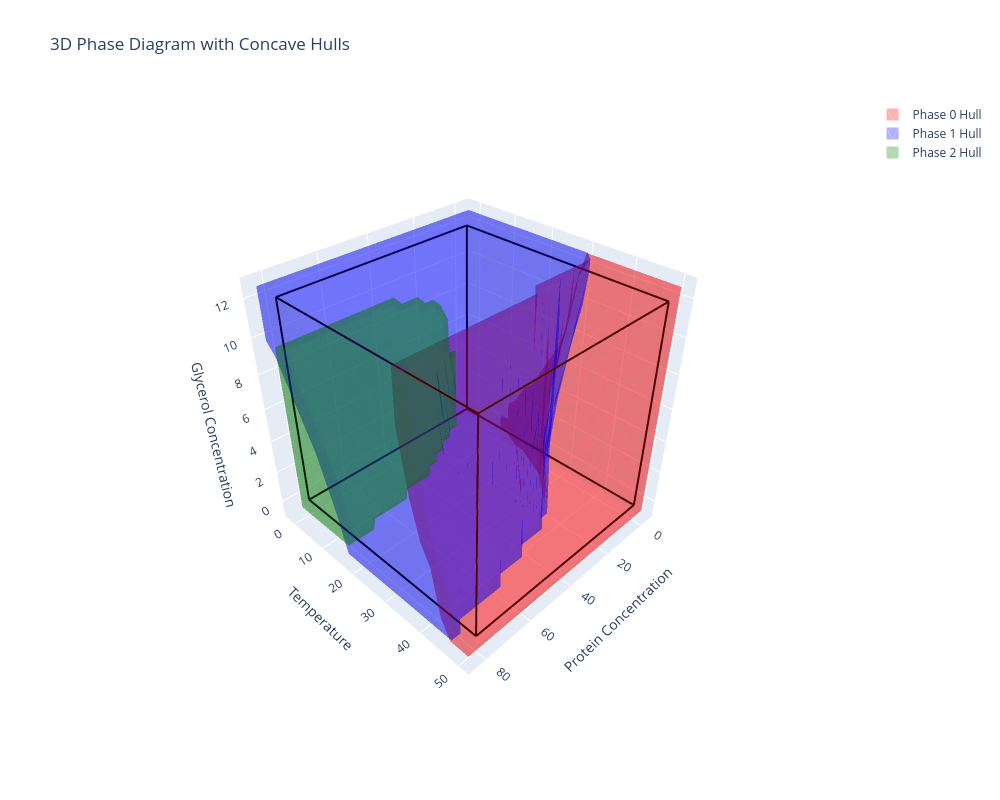

Here is the notebook cell this chart was saved with:
### Code cell
# Create a 3D scatter plot with plotly
fig = go.Figure()

# Add points for each phase with different colors
colors = ['red', 'blue', 'green']
phase_names = ['Phase 0', 'Phase 1', 'Phase 2']

# Add hull meshes if they exist
for i, hull in enumerate(inst_client.hulls.values()):
    if hasattr(hull, 'vertices') and hasattr(hull, 'faces'):
        vertices = hull.vertices
        faces = hull.faces
        
        fig.add_trace(go.Mesh3d(
            x=vertices[:, 0],
            y=vertices[:, 1], 
            z=vertices[:, 2],
            i=faces[:, 0],
            j=faces[:, 1],
            k=faces[:, 2],
            color=colors[i],
            opacity=0.3,
            name=f'{phase_names[i]} Hull',
            showlegend=True
        ))
# Add cube wireframe from (0,0,0) to (80,40,12)
cube_vertices = [
    [0, 0, 0], [80, 0, 0], [80, 50, 0], [0, 50, 0],  # bottom face
    [0, 0, 12], [80, 0, 12], [80, 50, 12], [0, 50, 12]  # top face
]

# Define the edges of the cube
cube_edges = [
    # Bottom face edges
    [0, 1], [1, 2], [2, 3], [3, 0],
    # Top face edges  
    [4, 5], [5, 6], [6, 7], [7, 4],
    # Vertical edges
    [0, 4], [1, 5], [2, 6], [3, 7]
]

# Add each edge as a line
for edge in cube_edges:
    p1, p2 = cube_vertices[edge[0]], cube_vertices[edge[1]]
    fig.add_trace(go.Scatter3d(
        x=[p1[0], p2[0]],
        y=[p1[1], p2[1]],
        z=[p1[2], p2[2]],
        mode='lines',
        line=dict(color='black', width=4),
        showlegend=False
    ))

fig.update_layout(
    title='3D Phase Diagram with Concave Hulls',
    scene=dict(
        xaxis_title='Protein Concentration',
        yaxis_title='Temperature',
        zaxis_title='Glycerol Concentration',
        camera=dict(
            eye=dict(x=1.5, y=1.5, z=1.5)
        )
    ),
    width=1000,
    height=800
)

fig.show()

### Figure 1 — Plotly figure (JSON) as saved in the notebook; plotly's stock layout.template omitted (floating-point values rounded to 4 significant figures; data arrays with more than 128 entries replaced by an {"elided": "..."} marker saying what was removed)
{"data": [{"color": "red", "i": {"elided": "3348 int values"}, "j": {"elided": "3348 int values"}, "k": {"elided": "3348 int values"}, "name": "Phase 0 Hull", "opacity": 0.3, "showlegend": true, "type": "mesh3d", "x": {"elided": "1675 float values"}, "y": {"elided": "1675 float values"}, "z": {"elided": "1675 float values"}}, {"color": "blue", "i": {"elided": "3832 int values"}, "j": {"elided": "3832 int values"}, "k": {"elided": "3832 int values"}, "name": "Phase 1 Hull", "opacity": 0.3, "showlegend": true, "type": "mesh3d", "x": {"elided": "1918 float values"}, "y": {"elided": "1918 float values"}, "z": {"elided": "1918 float values"}}, {"color": "green", "i": {"elided": "1430 int values"}, "j": {"elided": "1430 int values"}, "k": {"elided": "1430 int values"}, "name": "Phase 2 Hull", "opacity": 0.3, "showlegend": true, "type": "mesh3d", "x": {"elided": "717 float values"}, "y": {"elided": "717 float values"}, "z": {"elided": "717 float values"}}, {"line": {"color": "black", "width": 4}, "mode": "lines", "showlegend": false, "type": "scatter3d", "x": [0, 80], "y": [0, 0], "z": [0, 0]}, {"line": {"color": "black", "width": 4}, "mode": "lines", "showlegend": false, "type": "scatter3d", "x": [80, 80], "y": [0, 50], "z": [0, 0]}, {"line": {"color": "black", "width": 4}, "mode": "lines", "showlegend": false, "type": "scatter3d", "x": [80, 0], "y": [50, 50], "z": [0, 0]}, {"line": {"color": "black", "width": 4}, "mode": "lines", "showlegend": false, "type": "scatter3d", "x": [0, 0], "y": [50, 0], "z": [0, 0]}, {"line": {"color": "black", "width": 4}, "mode": "lines", "showlegend": false, "type": "scatter3d", "x": [0, 80], "y": [0, 0], "z": [12, 12]}, {"line": {"color": "black", "width": 4}, "mode": "lines", "showlegend": false, "type": "scatter3d", "x": [80, 80], "y": [0, 50], "z": [12, 12]}, {"line": {"color": "black", "width": 4}, "mode": "lines", "showlegend": false, "type": "scatter3d", "x": [80, 0], "y": [50, 50], "z": [12, 12]}, {"line": {"color": "black", "width": 4}, "mode": "lines", "showlegend": false, "type": "scatter3d", "x": [0, 0], "y": [50, 0], "z": [12, 12]}, {"line": {"color": "black", "width": 4}, "mode": "lines", "showlegend": false, "type": "scatter3d", "x": [0, 0], "y": [0, 0], "z": [0, 12]}, {"line": {"color": "black", "width": 4}, "mode": "lines", "showlegend": false, "type": "scatter3d", "x": [80, 80], "y": [0, 0], "z": [0, 12]}, {"line": {"color": "black", "width": 4}, "mode": "lines", "showlegend": false, "type": "scatter3d", "x": [80, 80], "y": [50, 50], "z": [0, 12]}, {"line": {"color": "black", "width": 4}, "mode": "lines", "showlegend": false, "type": "scatter3d", "x": [0, 0], "y": [50, 50], "z": [0, 12]}], "layout": {"height": 800, "scene": {"camera": {"eye": {"x": 1.5, "y": 1.5, "z": 1.5}}, "xaxis": {"title": {"text": "Protein Concentration"}}, "yaxis": {"title": {"text": "Temperature"}}, "zaxis": {"title": {"text": "Glycerol Concentration"}}}, "title": {"text": "3D Phase Diagram with Concave Hulls"}, "width": 1000}}
